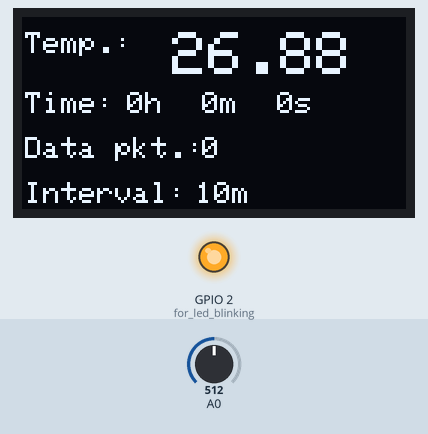
The sketch below on a simulated ESP8266 (NodeMCU). On the bench: 128×64 one-colour display, output pins drawn as LEDs (lit = HIGH). The test bench sets the inputs (shaded band); at power-on: A0 = 512. WiFi joins after 1.5 s; servers stay silent unless stated; uploads are accepted with an empty reply; what the sketch prints to the serial monitor is not drawn.

Above: at 3.7 s.
3.8 s: A0 set to 716
At 8.4 s:
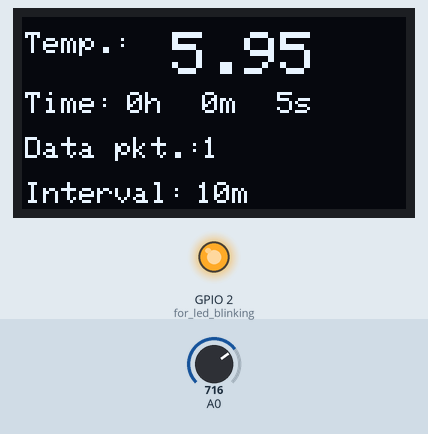
14.2 s: A0 set to 900
At 19.1 s:
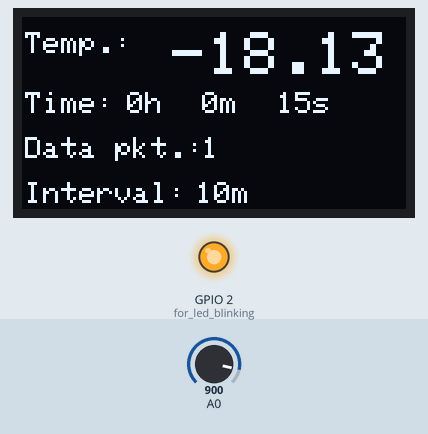
24.4 s: A0 set to 1023
At 28.6 s:
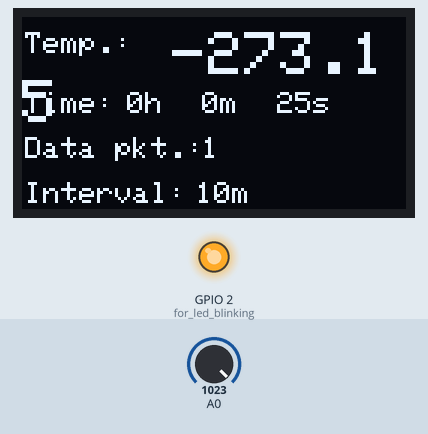
Timing chart, 0 to 30.1 s (numbered marks = the images above; inputs shaded):
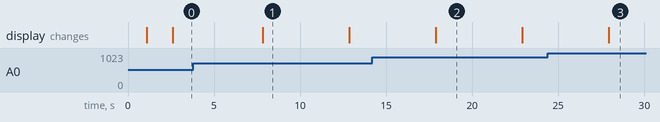

The sketch:

NodeMCU_V3_termometrNCT_oled_POSTserver_v2.ino
```cpp
#include <Adafruit_GFX.h>
#include <Adafruit_SSD1306.h>
#include <Wire.h> //for sda, scl define

#include "ESP8266WiFi.h"
#include "ESP8266HTTPClient.h"
#include "WiFiClient.h"

// wifi setup
const char* ssid = "DESKTOP-DB3900H 6599"; // Write here your router's username
const char* password = "8S6m506*"; // Write here your router's passward
String URL = "http://192.168.0.185/esp8266/index.php"; //adress to your API
HTTPClient http;
WiFiClient client;
// wifi setup

// OLED setup ---------------------
Adafruit_SSD1306 display(128, 64, &Wire, -1); // On nodeMCU esp8266 v3:   pin D2=(SDA),  pin D1=(SCL); VCC=3.3v; Reset pin # (or -1 if sharing Arduino reset pin)
// OLED setup ---------------------

//termistor setup
int B = 3380; //K value from ntc datasheet
float VCC = 3.40; //supply voltage
int RT0 = 10000; //ohm termistor nct
int R = 9950; //ohm resistor
float RT, VR, ln, TXo, T0, VRT;
//termistor setup

//time counter
long data_packet_counter = 0;
long time_loop_counter = 0;
//time counter

//wifisender sleep time setup------------------------------------- <<<<<< SETUP
int sleep_time_for_data_sender = 600; // in seconds - interval between POST message to server
int sleep_time_for_program_loop = 5;  //in seconds - refresh temp mesaurement
//wifisender sleep time setup------------------------------------- <<<<<< SETUP

//wifisender  counter
int wifi_sleep = sleep_time_for_data_sender; //initial value for sending first data packet after reset
//wifisender counter

void setup() {
  // Serial.begin(9600);


  // OLED setup ---------------------
    Wire.begin(4, 5); //Wire.begin(I2C_SDA, I2C_SCL); sda -> D2 , scl -> D1 on nodemcu esp8266
  if(!display.begin(SSD1306_SWITCHCAPVCC, 0x3C)) { //See datasheet for Address; 0x3D for 128x64, 0x3C for 128x32
    Serial.println(F("SSD1306 allocation failed"));
    for(;;); // Don't proceed, loop forever
  }
  // OLED setup ---------------------

  T0 = 26.8 + 273.15; // temperature T0 from ntc datasheet, conversion from celsius to kelvin

  displayTransformersLogo();
  connectToWIFI();
  pinMode(LED_BUILTIN, OUTPUT); //for led blinking
  blik_LED_BUILTIN(3);

}

void loop() {
  read_temperature();
  display_temp();
  checkWifiConnection();
  data_sender_time_sleep_update();
  sendData();
  delay(sleep_time_for_program_loop * 1000);
}

void read_temperature(){
  VRT = analogRead(A0);
  // Serial.println("surowe dane: "+String(VRT));
  VRT = (3.40/1023.00)*VRT;
  VR = VCC - VRT;
  RT = VRT / (VR / R);
  ln = log(RT / RT0);
  TXo = (1 / ((ln/B)+(1/T0)));
  TXo = TXo - 273.15;
  // Serial.println("temp: "+String(TXo));

}


void checkWifiConnection(){
   if(WiFi.status() != WL_CONNECTED){
      connectToWIFI();
      }
}

void connectToWIFI(){
  display_wifi_connecting_message();
    // Connect to WiFi
  WiFi.begin(ssid, password);

  // while wifi not connected yet, print '.'
  // then after it connected, get out of the loop
  while (WiFi.status() != WL_CONNECTED) {
     delay(500);
     Serial.print(".");
     Serial.println(WiFi.status());
  }
  //print a new line, then print WiFi connected and the IP address
  Serial.println("");
  Serial.println("WiFi connected");
  // Print the IP address
  Serial.println(WiFi.status());
  Serial.println(WiFi.localIP());
}

void sendData(){
  if(wifi_sleep>=sleep_time_for_data_sender){
    String data = "temperature="+String(TXo);
    http.begin(client, URL);
    http.addHeader("Content-Type", "application/x-www-form-urlencoded");
    int httpCode = http.POST(data);
    String payload = http.getString();
    // Serial.print("data: "); Serial.println(data);
    // Serial.print("http: "); Serial.println(httpCode);
    // Serial.print("payload: "); Serial.println(payload);
    calculate_data_package_sent();
    data_sender_time_sleep_reset();
    blik_LED_BUILTIN(3);
  }

}

void data_sender_time_sleep_reset(){
  wifi_sleep = 0;
}

void calculate_data_package_sent(){
    data_packet_counter=data_packet_counter+1;
}

void data_sender_time_sleep_update(){
  wifi_sleep = wifi_sleep + sleep_time_for_program_loop; //
}


void display_temp(){
   display.clearDisplay(); // Clear display buffer
    display.setTextSize(1); // Draw 2X-scale text
  display.setTextColor(SSD1306_WHITE);
    display.setCursor(1, 5);
    display.println(F("Temp.:"));
    display.setCursor(50, 5);
    display.setTextSize(2); // Draw 2X-scale text
    display.println(TXo);
    display_time();
    display_counter();
    display_transmission_interval();
    display.display(); // Update screen
}

void calculate_time(){
  time_loop_counter = time_loop_counter + 1;
}

void display_time(){
    display.setTextSize(1); // Draw 2X-scale text
    display.setTextColor(SSD1306_WHITE);
    display.setCursor(1, 25);
    display.println(F("Time:"));
    display.setCursor(35, 25);
    display.println(String((time_loop_counter*sleep_time_for_program_loop)/3600)+F("h"));
    display.setCursor(60, 25);
    display.println(String(((time_loop_counter*sleep_time_for_program_loop)%3600)/60)+F("m"));
    display.setCursor(85, 25);
    display.println(String((time_loop_counter*sleep_time_for_program_loop)%60)+F("s"));
     calculate_time();
}

void display_counter(){
    display.setCursor(1, 40);
    display.println(F("Data pkt.:"));
    display.setCursor(60, 40);
    display.println(data_packet_counter);
}

void display_transmission_interval(){
    display.setCursor(1, 55);
    display.println(F("Interval:"));
    display.setCursor(58, 55);
    display.println(String(sleep_time_for_data_sender/60)+"m");
}

void display_wifi_connecting_message(){
   display.clearDisplay(); // Clear display buffer
    display.setTextSize(1); // Draw 2X-scale text
    display.setTextColor(SSD1306_WHITE);
    display.setCursor(1, 30);
    display.println(F("Connecting to wifi..."));
    display.display(); // Update screen
}

void blik_LED_BUILTIN(int msec){
  digitalWrite(LED_BUILTIN, LOW);  // turn the LED on (HIGH is the voltage level)
  delay(msec);                      // wait for a second
  digitalWrite(LED_BUILTIN, HIGH);   // turn the LED off by making the voltage LOW
}


const unsigned char Autobot_logo [] PROGMEM = {
	0x00, 0x00, 0x00, 0x00, 0x00, 0x00, 0x03, 0xff, 0xc0, 0x00, 0x00, 0x00, 0x00, 0x00, 0x00, 0x00,
	0x00, 0x00, 0x00, 0x00, 0x00, 0x7f, 0xff, 0xff, 0x00, 0x00, 0x00, 0x00, 0x00, 0x00, 0x00, 0x00,
	0x00, 0x00, 0x00, 0x03, 0xff, 0xff, 0xff, 0xe0, 0x00, 0x00, 0x00, 0x00, 0x00, 0x00, 0x00, 0x00,
	0x00, 0x00, 0x0f, 0xff, 0xff, 0xff, 0xf8, 0x00, 0x00, 0x00, 0x00, 0x00, 0x00, 0x00, 0x00, 0x03,
	0xff, 0xbf, 0xff, 0xff, 0xff, 0xfc, 0xff, 0xe0, 0x00, 0x00, 0x00, 0x00, 0x00, 0x00, 0x01, 0xff,
	0xbf, 0xff, 0xff, 0xff, 0xfd, 0xff, 0xc0, 0x00, 0x00, 0x00, 0x00, 0x00, 0x00, 0x01, 0xff, 0xff,
	0xff, 0xff, 0xff, 0xfd, 0xff, 0xc0, 0x00, 0x00, 0x00, 0x00, 0x00, 0x00, 0x01, 0xff, 0xdf, 0xff,
	0xff, 0xff, 0xff, 0xff, 0xc0, 0x00, 0x00, 0x00, 0x00, 0x00, 0x00, 0x01, 0xff, 0xdf, 0xff, 0xff,
	0xff, 0xff, 0xff, 0x80, 0x00, 0x00, 0x00, 0x00, 0x00, 0x00, 0x01, 0xff, 0xdf, 0xfc, 0x00, 0x3f,
	0xff, 0xff, 0x80, 0x00, 0x00, 0x00, 0x00, 0x00, 0x00, 0x00, 0xff, 0xef, 0xff, 0x00, 0x7f, 0xfb,
	0xff, 0x80, 0x00, 0x00, 0x00, 0x00, 0x00, 0x00, 0x00, 0xff, 0xf7, 0xff, 0x81, 0xff, 0xef, 0xff,
	0x80, 0x00, 0x00, 0x00, 0x00, 0x00, 0x00, 0x00, 0xf9, 0xf9, 0xff, 0xe3, 0xff, 0xdf, 0xdf, 0x00,
	0x00, 0x00, 0x00, 0x00, 0x00, 0x00, 0x00, 0xfc, 0xfe, 0xff, 0xf7, 0xff, 0x3f, 0x3f, 0x00, 0x00,
	0x00, 0x00, 0x00, 0x00, 0x00, 0x00, 0xff, 0x3f, 0x3f, 0xff, 0xfe, 0xfe, 0x7f, 0x00, 0x00, 0x00,
	0x00, 0x00, 0x00, 0x00, 0x00, 0x7f, 0x9f, 0xdf, 0xff, 0xf9, 0xfd, 0xff, 0x00, 0x00, 0x00, 0x00,
	0x00, 0x00, 0x00, 0x00, 0x7f, 0xe7, 0xe7, 0xff, 0xf7, 0xf3, 0xff, 0x00, 0x00, 0x00, 0x00, 0x00,
	0x00, 0x00, 0x00, 0x7d, 0xf3, 0xfb, 0xff, 0xcf, 0xcf, 0xbe, 0x00, 0x00, 0x00, 0x00, 0x00, 0x00,
	0x00, 0x00, 0x7e, 0x7d, 0xf8, 0xff, 0x9f, 0x9f, 0x3e, 0x00, 0x00, 0x00, 0x00, 0x00, 0x00, 0x00,
	0x00, 0x3f, 0xbe, 0x7e, 0x3e, 0x7f, 0x7c, 0xfe, 0x00, 0x00, 0x00, 0x00, 0x00, 0x00, 0x00, 0x00,
	0x3f, 0xcf, 0xff, 0x9d, 0xfe, 0xfb, 0xfe, 0x00, 0x00, 0x00, 0x00, 0x00, 0x00, 0x00, 0x00, 0x3f,
	0xe7, 0xfd, 0xe3, 0xff, 0xf7, 0xfe, 0x00, 0x00, 0x00, 0x00, 0x00, 0x00, 0x00, 0x00, 0x1f, 0xf9,
	0xfd, 0xff, 0xff, 0xcf, 0xfc, 0x00, 0x00, 0x00, 0x00, 0x00, 0x00, 0x00, 0x00, 0x0f, 0xfe, 0xfd,
	0xff, 0xff, 0x3f, 0xf8, 0x00, 0x00, 0x00, 0x00, 0x00, 0x00, 0x00, 0x00, 0x07, 0xff, 0x7d, 0xff,
	0xfe, 0x7f, 0xf0, 0x00, 0x00, 0x00, 0x00, 0x00, 0x00, 0x00, 0x00, 0x0b, 0xff, 0xff, 0xff, 0xff,
	0xff, 0xd0, 0x00, 0x00, 0x00, 0x00, 0x00, 0x00, 0x00, 0x00, 0x0e, 0xff, 0xfe, 0xff, 0xbf, 0xff,
	0xb0, 0x00, 0x00, 0x00, 0x00, 0x00, 0x00, 0x00, 0x00, 0x0f, 0x7f, 0xfe, 0xff, 0xbf, 0xfe, 0x70,
	0x00, 0x00, 0x00, 0x00, 0x00, 0x00, 0x00, 0x00, 0x0f, 0xff, 0xfe, 0xff, 0xbf, 0xff, 0xf0, 0x00,
	0x00, 0x00, 0x00, 0x00, 0x00, 0x00, 0x00, 0x0f, 0xe0, 0x7e, 0xff, 0xbf, 0x03, 0xf0, 0x00, 0x00,
	0x00, 0x00, 0x00, 0x00, 0x00, 0x00, 0x0f, 0xe0, 0x02, 0xff, 0x20, 0x03, 0xf0, 0x00, 0x00, 0x00,
	0x00, 0x00, 0x00, 0x00, 0x00, 0x0f, 0xe0, 0x00, 0xff, 0x00, 0x03, 0xf0, 0x00, 0x00, 0x00, 0x00,
	0x00, 0x00, 0x00, 0x00, 0x0f, 0xe0, 0x02, 0xff, 0x40, 0x07, 0xf0, 0x00, 0x00, 0x00, 0x00, 0x00,
	0x00, 0x00, 0x00, 0x0f, 0xf8, 0x0e, 0xff, 0x70, 0x0f, 0xf0, 0x00, 0x00, 0x00, 0x00, 0x00, 0x00,
	0x00, 0x00, 0x07, 0xfe, 0x3f, 0xff, 0x7e, 0x3f, 0xf0, 0x00, 0x00, 0x00, 0x00, 0x00, 0x00, 0x00,
	0x00, 0x07, 0xfe, 0xff, 0xff, 0x7f, 0x7f, 0xf0, 0x00, 0x00, 0x00, 0x00, 0x00, 0x00, 0x00, 0x00,
	0x07, 0xfe, 0xff, 0xff, 0x7f, 0x7f, 0xf0, 0x00, 0x00, 0x00, 0x00, 0x00, 0x00, 0x00, 0x00, 0x07,
	0xfe, 0xff, 0xff, 0x7f, 0x7f, 0xf0, 0x00, 0x00, 0x00, 0x00, 0x00, 0x00, 0x00, 0x00, 0x07, 0xfe,
	0xff, 0xff, 0x7f, 0x7f, 0xf0, 0x00, 0x00, 0x00, 0x00, 0x00, 0x00, 0x00, 0x00, 0x07, 0xfe, 0xff,
	0xff, 0x7f, 0x7f, 0xf0, 0x00, 0x00, 0x00, 0x00, 0x00, 0x00, 0x00, 0x00, 0x07, 0xfe, 0xff, 0xff,
	0x7f, 0x7f, 0xf0, 0x00, 0x00, 0x00, 0x00, 0x00, 0x00, 0x00, 0x00, 0x07, 0xfe, 0xff, 0xff, 0x7f,
	0x7f, 0xf0, 0x00, 0x00, 0x00, 0x00, 0x00, 0x00, 0x00, 0x00, 0x07, 0xfe, 0xff, 0xff, 0x7f, 0x7f,
	0xf0, 0x00, 0x00, 0x00, 0x00, 0x00, 0x00, 0x00, 0x00, 0x07, 0xfe, 0xff, 0xff, 0x7f, 0x7f, 0xf0,
	0x00, 0x00, 0x00, 0x00, 0x00, 0x00, 0x00, 0x00, 0x07, 0xfe, 0xff, 0xff, 0x7f, 0x7f, 0xf0, 0x00,
	0x00, 0x00, 0x00, 0x00, 0x00, 0x00, 0x00, 0x07, 0xfe, 0xff, 0x7f, 0x7f, 0x7f, 0xe0, 0x00, 0x00,
	0x00, 0x00, 0x00, 0x00, 0x00, 0x00, 0x07, 0xfe, 0xff, 0xff, 0xff, 0x7f, 0xe0, 0x00, 0x00, 0x00,
	0x00, 0x00, 0x00, 0x00, 0x00, 0x07, 0xfe, 0xff, 0xff, 0xff, 0x7f, 0xe0, 0x00, 0x00, 0x00, 0x00,
	0x00, 0x00, 0x00, 0x00, 0x03, 0xfe, 0xff, 0xff, 0xff, 0x7f, 0xc0, 0x00, 0x00, 0x00, 0x00, 0x00,
	0x00, 0x00, 0x00, 0x00, 0xfe, 0xff, 0xff, 0xff, 0x7f, 0x80, 0x00, 0x00, 0x00, 0x00, 0x00, 0x00,
	0x00, 0x00, 0x00, 0x7e, 0xff, 0xff, 0xff, 0x7f, 0x00, 0x00, 0x00, 0x00, 0x00, 0x00, 0x00, 0x00,
	0x00, 0x00, 0x3e, 0xfe, 0x00, 0x3f, 0x7c, 0x00, 0x00, 0x00, 0x00, 0x00, 0x00, 0x00, 0x00, 0x00,
	0x00, 0x1e, 0xfd, 0xff, 0xbf, 0x78, 0x00, 0x00, 0x00, 0x00, 0x00, 0x00, 0x00, 0x00, 0x00, 0x00,
	0x06, 0xfd, 0xff, 0xff, 0x70, 0x00, 0x00, 0x00, 0x00, 0x00, 0x00, 0x00, 0x00, 0x00, 0x00, 0x02,
	0xfd, 0xff, 0xdf, 0x60, 0x00, 0x00, 0x00, 0x00, 0x00, 0x00, 0x00, 0x00, 0x00, 0x00, 0x00, 0xfb,
	0xff, 0xdf, 0x00, 0x00, 0x00, 0x00, 0x00, 0x00, 0x00, 0x00, 0x00, 0x00, 0x00, 0x00, 0xfb, 0xff,
	0xef, 0x00, 0x00, 0x00, 0x00, 0x00, 0x00, 0x00, 0x00, 0x00, 0x00, 0x00, 0x00, 0x3b, 0xff, 0xee,
	0x00, 0x00, 0x00, 0x00, 0x00, 0x00, 0x00, 0x00, 0x00, 0x00, 0x00, 0x00, 0x17, 0xff, 0xec, 0x00,
	0x00, 0x00, 0x00, 0x00, 0x00, 0x00, 0x00, 0x00, 0x00, 0x00, 0x00, 0x07, 0xff, 0xf0, 0x00, 0x00,
	0x00, 0x00, 0x00, 0x00
};

void displayTransformersLogo(){
  display.clearDisplay();
  display.drawBitmap(0,0,Autobot_logo, 120, 60, 1);//(x,y,bitmap_name,width,height,1)
  display.display();
  delay(1000);
}
```

Measured:
- what the display in image 1 shows lasts 5.1 s, from 7.8 s to 12.9 s
